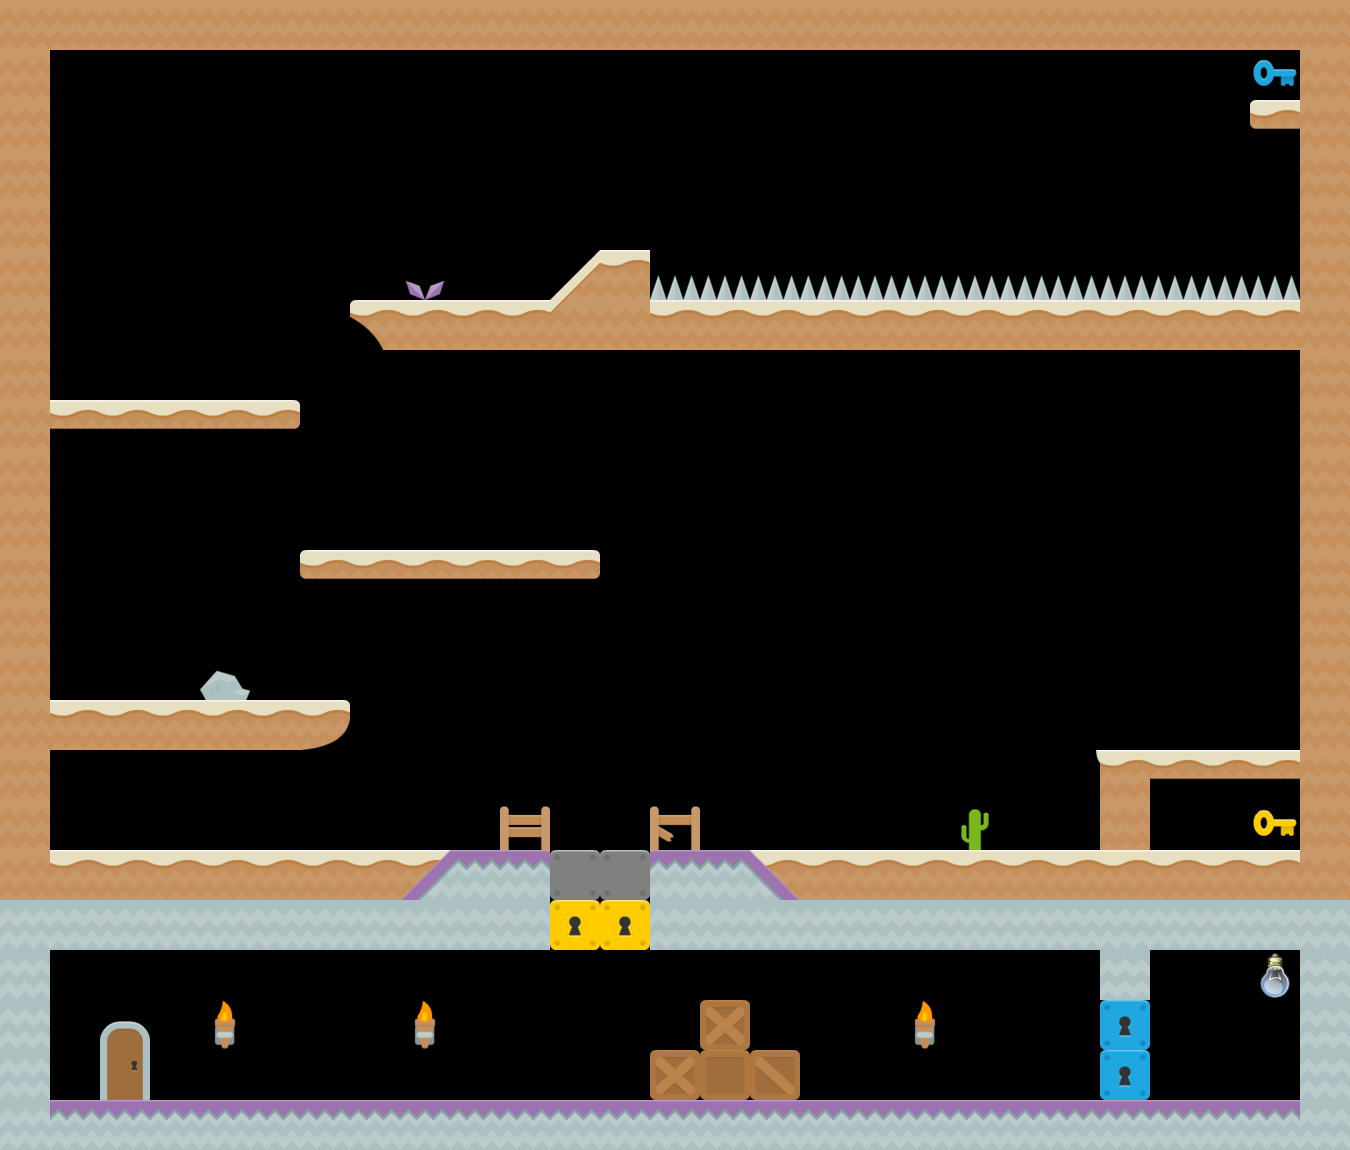

Below is a game level as drawn by its tile map, then a one-line description and the .tmx that defines it (tile-layer data replaced by summaries):
An orthogonal 27x23 tile map with 50x50 px tiles, 2 tile layers (Tile Layer 1, Foreground Tiles), 7 tilesets and 4 objects.

<map version="1.0" orientation="orthogonal" width="27" height="23" tilewidth="50" tileheight="50">
 <tileset firstgid="1" source="sand.tsx" />
 <tileset firstgid="21" source="stone.tsx" />
 <tileset firstgid="46" source="items.tsx" />
 <tileset firstgid="102" source="misc.tsx" />
 <tileset firstgid="132" source="box.tsx" />
 <tileset firstgid="148" source="lightbulb.tsx" />
 <tileset firstgid="150" source="talker.tsx" />
 <objectgroup name="Background Objects" width="27" height="23">
  <object x="44" y="903" width="1288" height="237">
   <properties>
    <property name="_color" value="grey" />
    <property name="components" value="Color, Canvas" />
   </properties>
  </object>
 </objectgroup>
 <layer name="Tile Layer 1" width="27" height="23">
  <data>[621 cells, 223 non-empty, 29 distinct tile ids]</data>
 </layer>
 <objectgroup name="Foreground Objects" width="27" height="23">
  <object gid="151" x="344" y="1099">
   <properties>
    <property name="message" value="We take security very seriously. That's why nobody has the key to this bunker, including me" />
    <property name="msgWidth" value="200" />
   </properties>
  </object>
  <object x="346" y="59" width="147" height="230">
   <properties>
    <property name="components" value="Checkpoint" />
   </properties>
  </object>
  <object x="79" y="954" width="73" height="144">
   <properties>
    <property name="components" value="PlayerSpawn" />
   </properties>
  </object>
 </objectgroup>
 <layer name="Foreground Tiles" width="27" height="23">
  <data>[621 cells, 3 non-empty, 3 distinct tile ids]</data>
 </layer>
</map>
